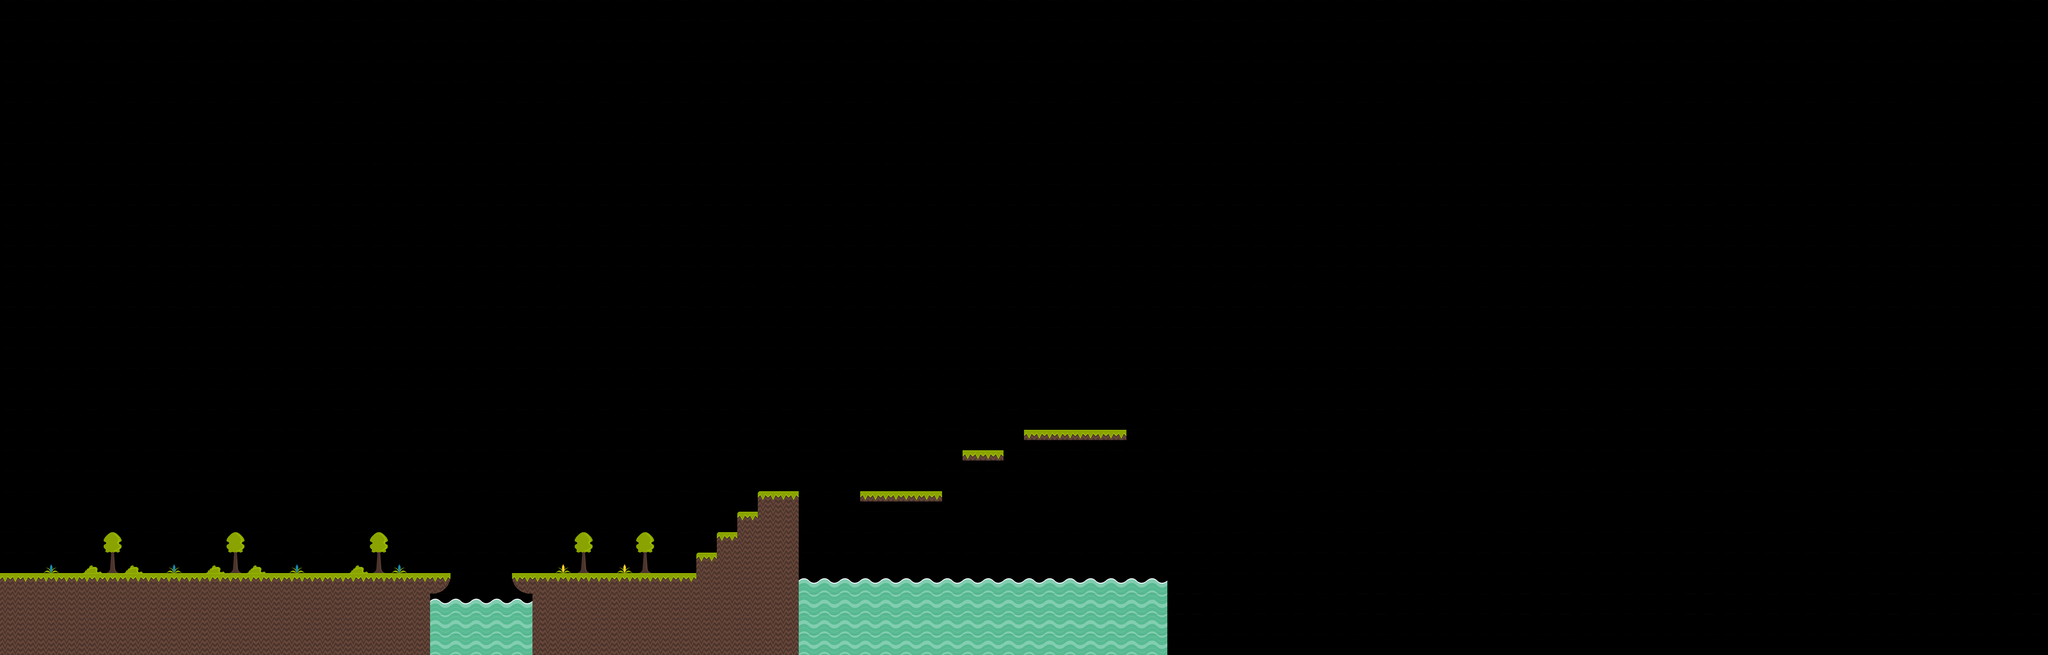

Below is a game level as drawn by its tile map, then a one-line description and the .tmx that defines it (tile-layer data replaced by summaries):
An orthogonal 100x32 tile map with 64x64 px tiles, 2 tile layers (Ground, Trees).

<map version="1.2" tiledversion="1.2.5" orientation="orthogonal" renderorder="left-down" width="100" height="32" tilewidth="64" tileheight="64" infinite="0" nextlayerid="3" nextobjectid="1">
 <tileset firstgid="1" source="TileSet64.tsx" />
 <layer id="1" name="Ground" width="100" height="32">
  <data>[3200 cells, 3200 non-empty, 9 distinct tile ids]</data>
 </layer>
 <layer id="2" name="Trees" width="100" height="32">
  <data>[3200 cells, 3200 non-empty, 6 distinct tile ids]</data>
 </layer>
</map>
